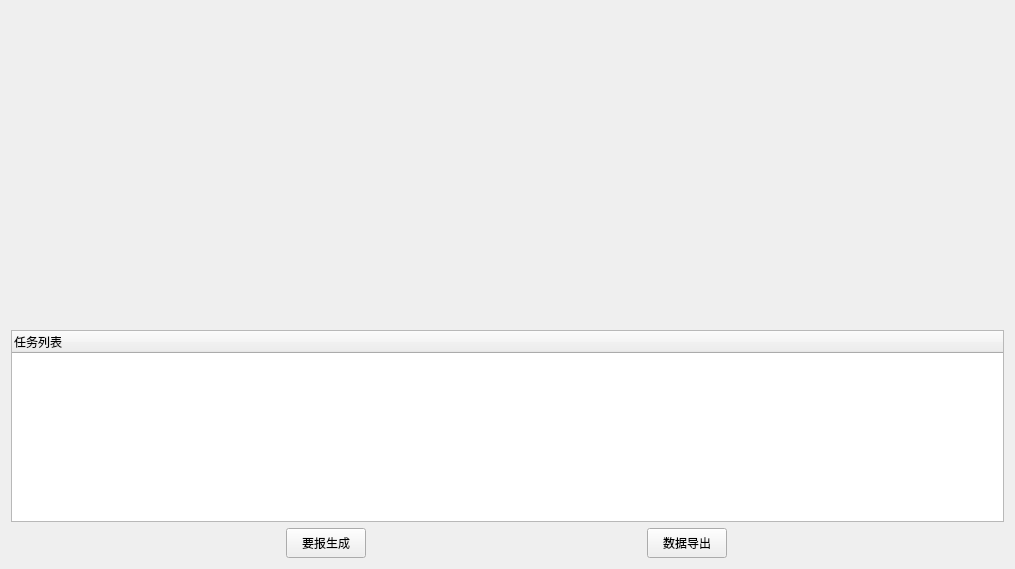
<?xml version="1.0" encoding="UTF-8"?>
<ui version="4.0">
 <class>exportFormnchart</class>
 <widget class="QWidget" name="exportFormnchart">
  <property name="geometry">
   <rect>
    <x>0</x>
    <y>0</y>
    <width>1015</width>
    <height>569</height>
   </rect>
  </property>
  <property name="windowTitle">
   <string>Form</string>
  </property>
  <layout class="QGridLayout" name="gridLayout">
   <item row="0" column="0">
    <widget class="EncMapWidget" name="mapWidget" native="true">
     <property name="sizePolicy">
      <sizepolicy hsizetype="Expanding" vsizetype="Expanding">
       <horstretch>0</horstretch>
       <verstretch>10</verstretch>
      </sizepolicy>
     </property>
    </widget>
   </item>
   <item row="1" column="0">
    <layout class="QVBoxLayout" name="verticalLayout_2">
     <item>
      <widget class="QTreeWidget" name="treeWidget">
       <column>
        <property name="text">
         <string>任务列表</string>
        </property>
       </column>
      </widget>
     </item>
     <item>
      <layout class="QHBoxLayout" name="horizontalLayout" stretch="0,0">
       <property name="spacing">
        <number>6</number>
       </property>
       <property name="sizeConstraint">
        <enum>QLayout::SetDefaultConstraint</enum>
       </property>
       <item>
        <widget class="QPushButton" name="btnGenerate">
         <property name="sizePolicy">
          <sizepolicy hsizetype="Fixed" vsizetype="Fixed">
           <horstretch>0</horstretch>
           <verstretch>0</verstretch>
          </sizepolicy>
         </property>
         <property name="minimumSize">
          <size>
           <width>0</width>
           <height>30</height>
          </size>
         </property>
         <property name="maximumSize">
          <size>
           <width>16777215</width>
           <height>30</height>
          </size>
         </property>
         <property name="text">
          <string>要报生成</string>
         </property>
         <property name="iconSize">
          <size>
           <width>16</width>
           <height>16</height>
          </size>
         </property>
        </widget>
       </item>
       <item>
        <widget class="QPushButton" name="btnExport">
         <property name="sizePolicy">
          <sizepolicy hsizetype="Fixed" vsizetype="Fixed">
           <horstretch>0</horstretch>
           <verstretch>0</verstretch>
          </sizepolicy>
         </property>
         <property name="minimumSize">
          <size>
           <width>0</width>
           <height>30</height>
          </size>
         </property>
         <property name="maximumSize">
          <size>
           <width>16777215</width>
           <height>30</height>
          </size>
         </property>
         <property name="text">
          <string>数据导出</string>
         </property>
        </widget>
       </item>
      </layout>
     </item>
    </layout>
   </item>
  </layout>
 </widget>
 <customwidgets>
  <customwidget>
   <class>EncMapWidget</class>
   <extends>QWidget</extends>
   <header location="global">EncMapWidget.h</header>
   <container>1</container>
  </customwidget>
 </customwidgets>
 <resources/>
 <connections/>
</ui>
